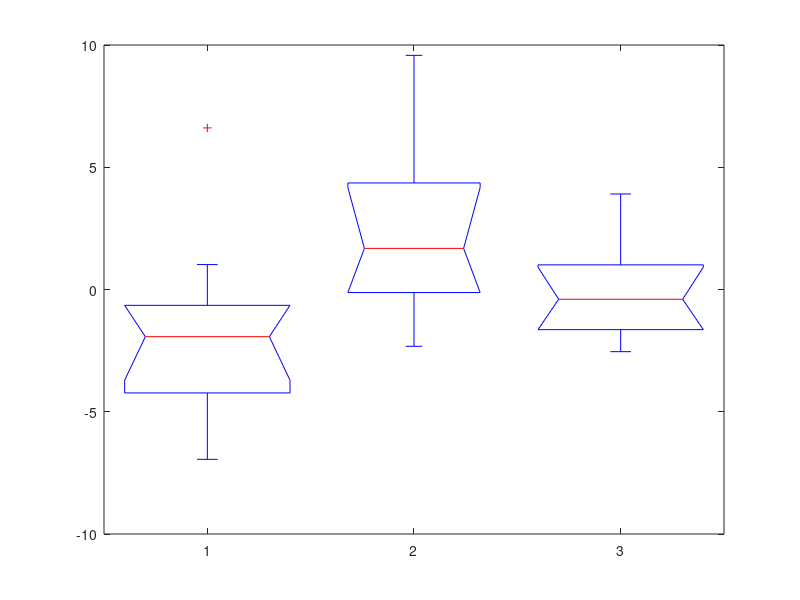
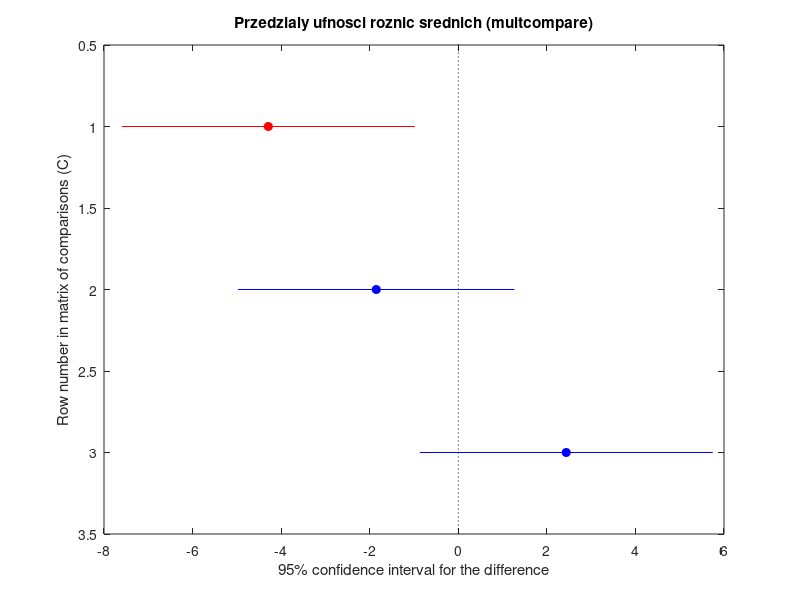

Source code (MATLAB) for these figures, in order:
clc; clear; close all;
load('anova_data.mat');

% zalozenia (z tresci): normalnosc i rownosc wariancji przyjmujemy bez weryfikacji

%% Jednoczynnikowa ANOVA
% H0: srednie aktywnosci dobowej we wszystkich grupach wombatow sa rowne
% H1: co najmniej jedna srednia rozni sie istotnie
fprintf('Jednoczynnikowa ANOVA - aktywnosc dobowa wombatow:\n');
[p, ~, stats] = anova1(wombats, wombat_groups);
fprintf('p-value = %.4f\n', p);
if p < 0.05
    fprintf('Odrzucamy H0: co najmniej jedna srednia rozni sie istotnie.\n');
    figure('Name', 'Post-hoc: multcompare');
    multcompare(stats);
    title('Przedzialy ufnosci roznic srednich (multcompare)');
else
    fprintf('Brak podstaw do odrzucenia H0: srednie sa rowne.\n');
end
